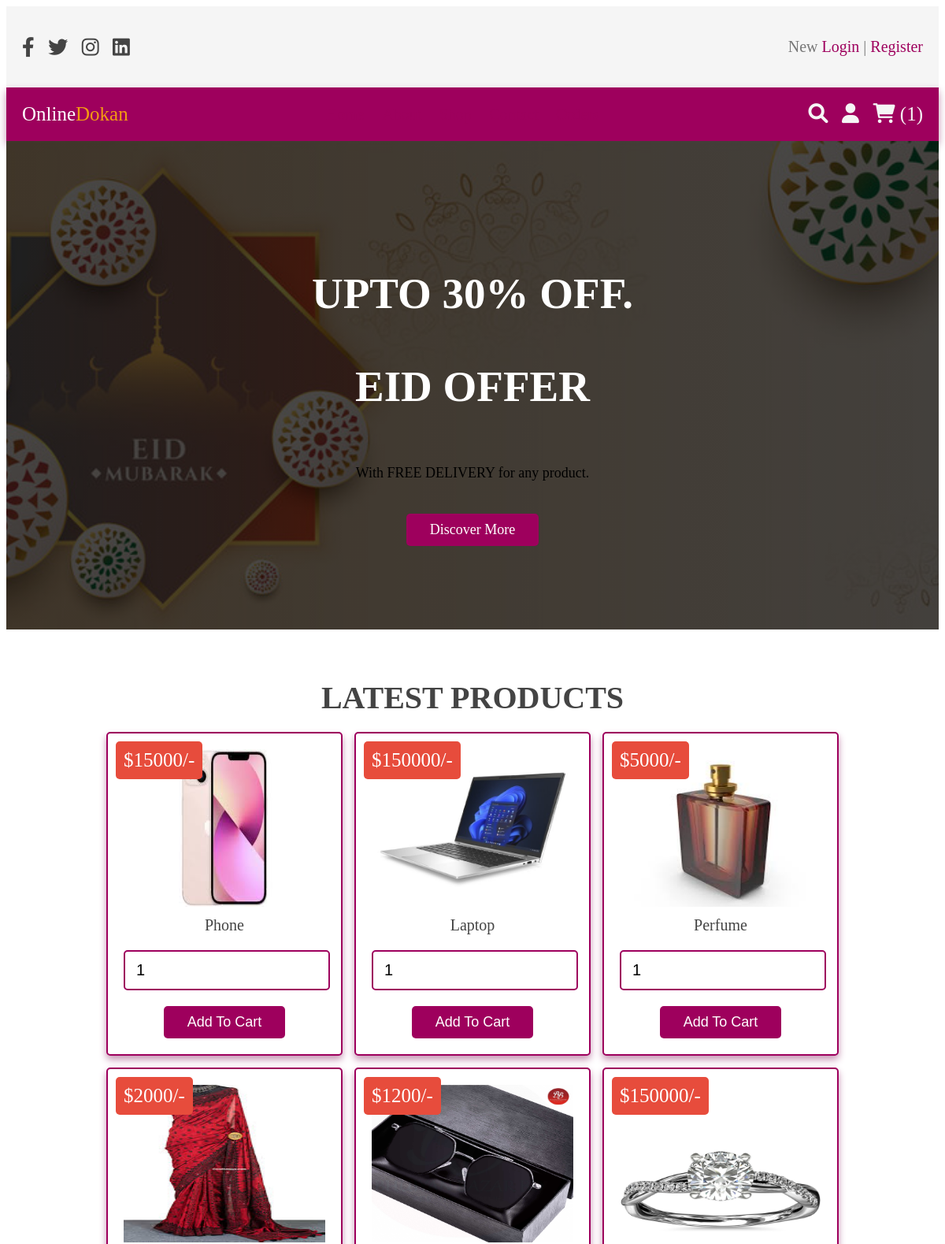
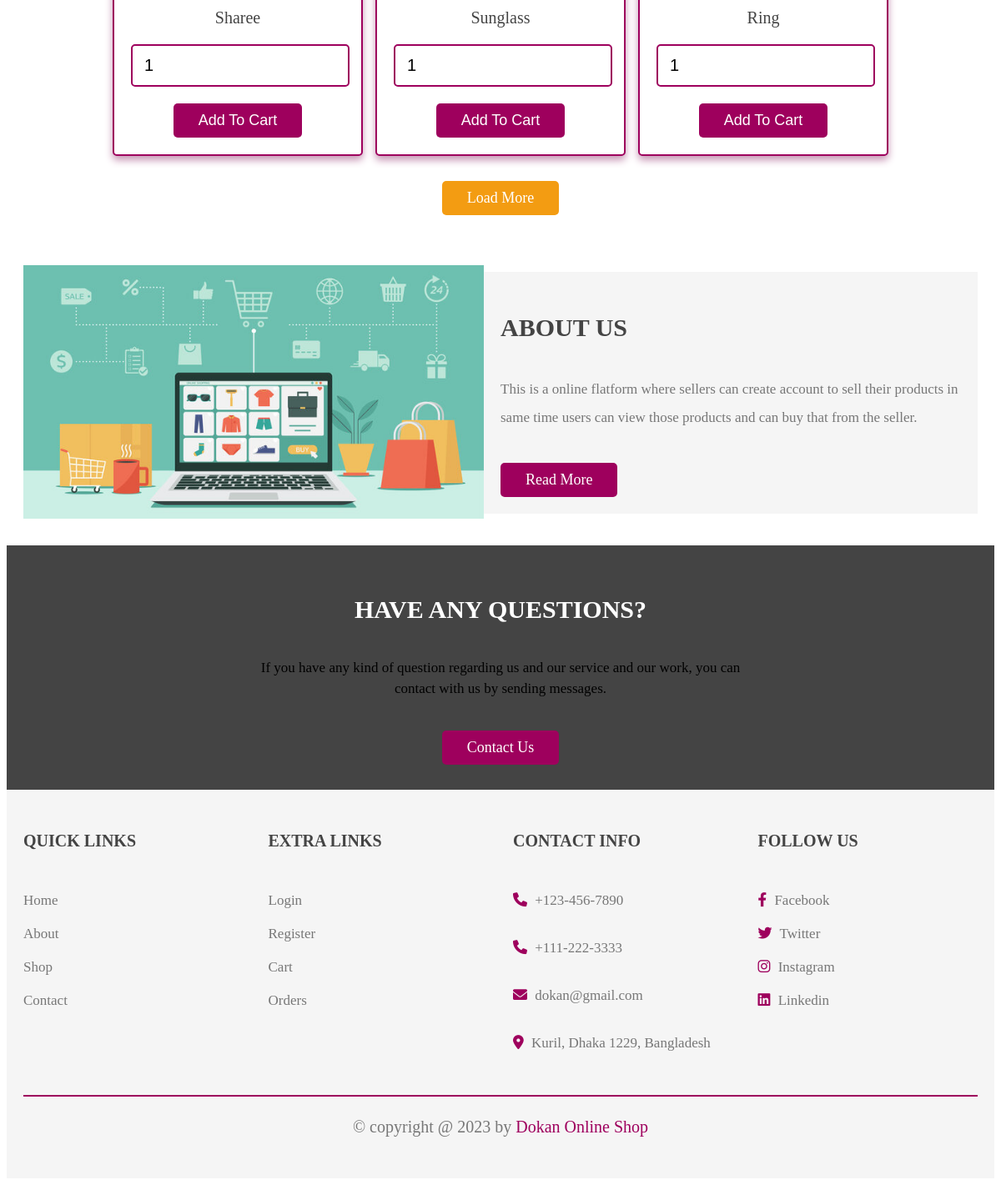
Page /php/home.php on the committed database (2 pictures, top to bottom).
### tables this page shows
CREATE TABLE `products` (
  `id` int(100) NOT NULL,
  `name` varchar(100) NOT NULL,
  `price` int(100) NOT NULL,
  `image` varchar(100) NOT NULL
);

### php/home.php (the view, shortened to what this page needs)
<?php
include 'connection.php';
if(isset($_SESSION['user_id'])){
   $user_id = $_SESSION['user_id'];
   }else{$user_id='';}
?>
<!DOCTYPE html>
<html lang="en">
<head>
   <link rel="stylesheet" href="https://cdnjs.cloudflare.com/ajax/libs/font-awesome/6.0.0/css/all.min.css">
   <link rel="stylesheet" href="../css/style.css">
</head>
<body>
<?php include 'header.php'; ?>
<section class="home">
   <div class="content">
      <h3>Upto 30% OFF.</h3>
      <h3>EID Offer</h3>
      <p>With FREE DELIVERY for any product.</p>
      <a href="about.php" style="text-decoration: none;" class="white-btn">Discover more</a>
   </div>
</section>
<section class="products">
   <h1 class="title">Latest products</h1>
   <div class="box-container">
      <?php
         $select_products = mysqli_query($conn, "SELECT * FROM `products` LIMIT 6") or die('query failed');
         if(mysqli_num_rows($select_products) > 0){
            while($fetch_products = mysqli_fetch_assoc($select_products)){
      ?>
     <form action="" method="post" class="box">
      <img class="image" src="../uploaded_img/<?php echo $fetch_products['image']; ?>" alt="">
      <div class="name"><?php echo $fetch_products['name']; ?></div>
      <div class="price">$<?php echo $fetch_products['price']; ?>/-</div>
      <input type="number" min="1" name="product_quantity" value="1" class="qty">
      <input type="submit" value="add to cart" name="add_to_cart" class="btn">
     </form>
      <?php
         }
      }else{
         echo '<p class="empty">No products added yet!</p>';
      }
      ?>
   </div>
   <div class="load-more" style="margin-top: 2rem; text-align:center">
      <a href="shop.php" style="text-decoration: none;" class="option-btn">Load more</a>
   </div>
</section>
<section class="about">
   <div class="flex">
      <div class="image">
         <img src="../images/about-us.jpg" alt="">
      </div>
      <div class="content">
         <h3>About us</h3>
         <p>This is a online flatform where sellers can create account to sell their products in same time users can view those products and can buy that from the seller.</p>
         <a href="about.php" style="text-decoration: none;" class="btn">Read more</a>
      </div>
   </div>
</section>
<section class="home-contact">
   <div class="content">
      <h3>Have any questions?</h3>
      <p>If you have any kind of question regarding us and our service and our work, you can contact with us by sending messages.</p>
      <a href="contact.php" style="text-decoration: none;" class="white-btn">Contact us</a>
   </div>
</section>
<?php include 'footer.php'; ?>
</body>
</html>

### php/header.php (shortened to what this page needs)
<header class="header">
   <div class="header-1">
      <div class="flex">
         <div class="share">
            <a href="#" style="text-decoration: none;" class="fab fa-facebook-f"></a>
            <a href="#" style="text-decoration: none;" class="fab fa-twitter"></a>
            <a href="#" style="text-decoration: none;" class="fab fa-instagram"></a>
            <a href="#" style="text-decoration: none;" class="fab fa-linkedin"></a>
         </div>
         <p> New <a href="login.php" style="text-decoration: none;">Login</a> | <a href="register.php" style="text-decoration: none;">Register</a> </p>
      </div>
   </div>
   <div class="header-2">
      <div class="flex">
         <a href="home.php" style="text-decoration: none;" class="logo">Online<span>Dokan</span></a>
         <nav class="navbar" >
            <a href="home.php" style="text-decoration: none;">Home</a>
            <a href="about.php" style="text-decoration: none;">About</a>
            <a href="shop.php" style="text-decoration: none;">Shop</a>
            <a href="contact.php" style="text-decoration: none;">Contact</a>
            <a href="orders.php" style="text-decoration: none;">Orders</a>
         </nav>
         <div class="icons">
            <a href="search_page.php" style="text-decoration: none;" class="fas fa-search"></a>
            <div id="user-btn" class="fas fa-user"></div>
            <?php
               $select_cart_number = mysqli_query($conn, "SELECT * FROM `cart` WHERE user_id = '$user_id'") or die('query failed');
               $cart_rows_number = mysqli_num_rows($select_cart_number);
            ?>
            <a href="cart.php" style="text-decoration: none;"> <i class="fas fa-shopping-cart"></i> <span>(<?php echo $cart_rows_number; ?>)</span> </a>
         </div>
      </div>
   </div>
</header>

### php/footer.php
<section class="footer">
   <div class="box-container">
      <div class="box">
         <h3>Quick links</h3>
         <a href="home.php">Home</a>
         <a href="about.php">About</a>
         <a href="shop.php">Shop</a>
         <a href="contact.php">Contact</a>
      </div>
      <div class="box">
         <h3>Extra links</h3>
         <a href="login.php">Login</a>
         <a href="register.php">Register</a>
         <a href="cart.php">Cart</a>
         <a href="orders.php">Orders</a>
      </div>
      <div class="box">
         <h3>Contact info</h3>
         <p> <i class="fas fa-phone"></i> +123-456-7890 </p>
         <p> <i class="fas fa-phone"></i> +111-222-3333 </p>
         <p> <i class="fas fa-envelope"></i> dokan@gmail.com </p>
         <p> <i class="fas fa-map-marker-alt"></i> Kuril, Dhaka 1229, Bangladesh</p>
      </div>
      <div class="box">
         <h3>Follow us</h3>
         <a href="#"> <i class="fab fa-facebook-f"></i> Facebook </a>
         <a href="#"> <i class="fab fa-twitter"></i> Twitter </a>
         <a href="#"> <i class="fab fa-instagram"></i> Instagram </a>
         <a href="#"> <i class="fab fa-linkedin"></i> Linkedin </a>
      </div>
   </div>
   <p class="credit"> &copy; copyright  @ <?php echo date('Y'); ?> by <span>Dokan Online Shop</span> </p>
</section>

### rows in the picture
products: image (picture), name "Phone", price "15000"
products: image (picture), name "Laptop", price "150000"
products: image (picture), name "Perfume", price "5000"
products: image (picture), name "Sharee", price "2000"
products: image (picture), name "Sunglass", price "1200"
products: image (picture), name "Ring", price "150000"

### other values in the picture
$cart_rows_number "1"
